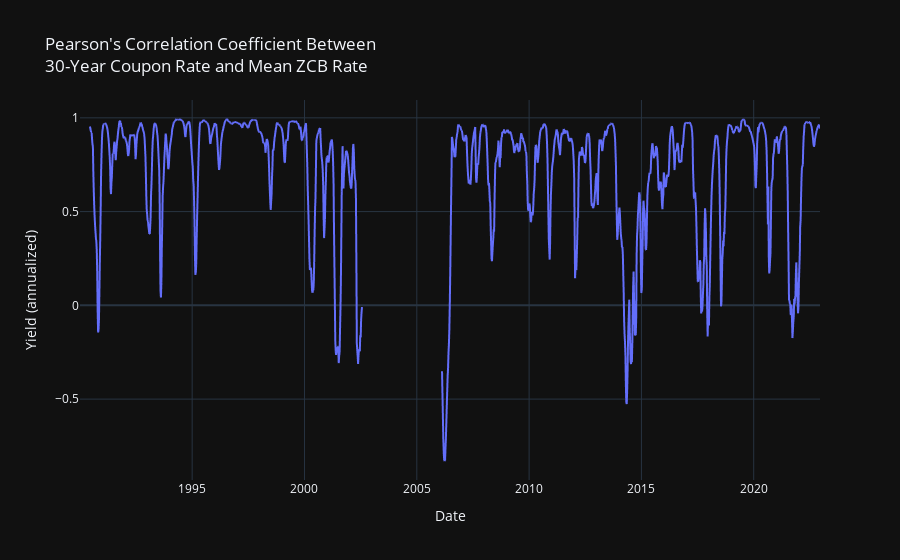

Write notebook code for a chart like this one.
### Code cell
fig = px.line(
    mean_vs_30_yc['usa_30y'].rolling(24).corr(mean_vs_30_yc['mean_zcb']),
    template=plotly_template,
    labels={
        'value': 'Yield (annualized)',
        'index': 'Date',
    },
    title="Pearson's Correlation Coefficient Between<br>30-Year Coupon Rate and Mean ZCB Rate",
)
fig.update_layout(showlegend=False)
fig

### Figure 1 — Plotly figure (JSON) as saved in the notebook; plotly's stock layout.template omitted (floating-point values rounded to 4 significant figures; data arrays with more than 128 entries replaced by an {"elided": "..."} marker saying what was removed)
{"data": [{"hovertemplate": "variable=0<br>Date=%{x}<br>Yield (annualized)=%{y}<extra></extra>", "legendgroup": "0", "line": {"color": "#636efa", "dash": "solid"}, "marker": {"symbol": "circle"}, "mode": "lines", "name": "0", "showlegend": true, "type": "scattergl", "x": {"elided": "1714 str values"}, "xaxis": "x", "y": {"elided": "1714 float values"}, "yaxis": "y"}], "layout": {"autosize": true, "legend": {"title": {"text": "variable"}, "tracegroupgap": 0}, "showlegend": false, "title": {"text": "Pearson's Correlation Coefficient Between<br>30-Year Coupon Rate and Mean ZCB Rate"}, "xaxis": {"anchor": "y", "autorange": true, "domain": [0, 1], "range": ["1990-01-03", "2022-12-14"], "title": {"text": "Date"}, "type": "date"}, "yaxis": {"anchor": "x", "autorange": true, "domain": [0, 1], "range": [-0.9314, 1.095], "title": {"text": "Yield (annualized)"}, "type": "linear"}}}
